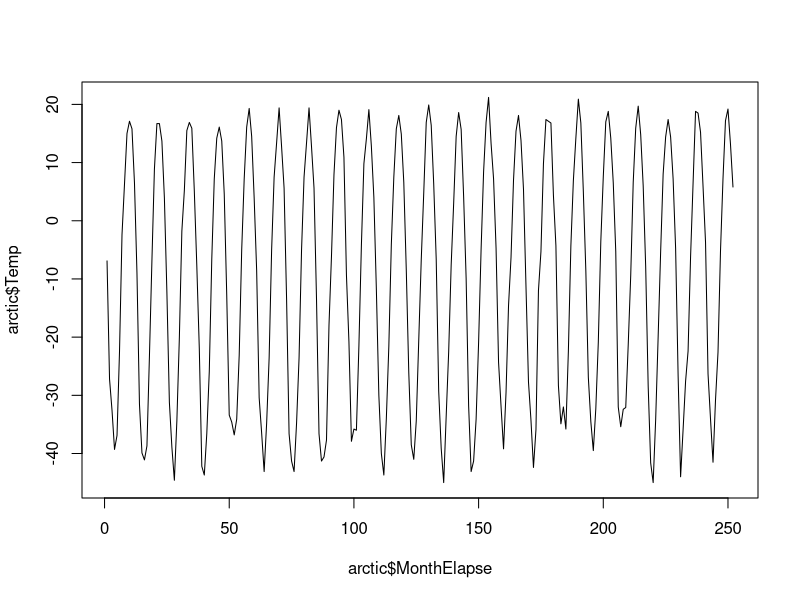
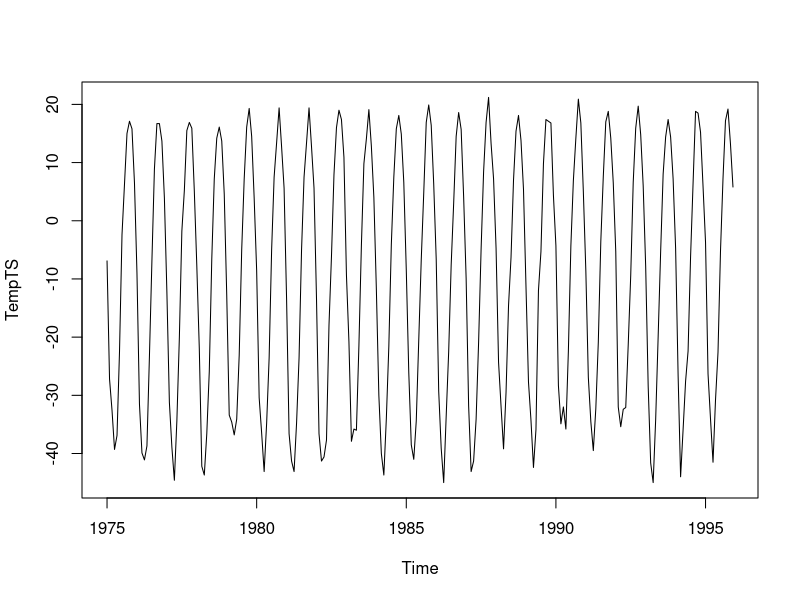
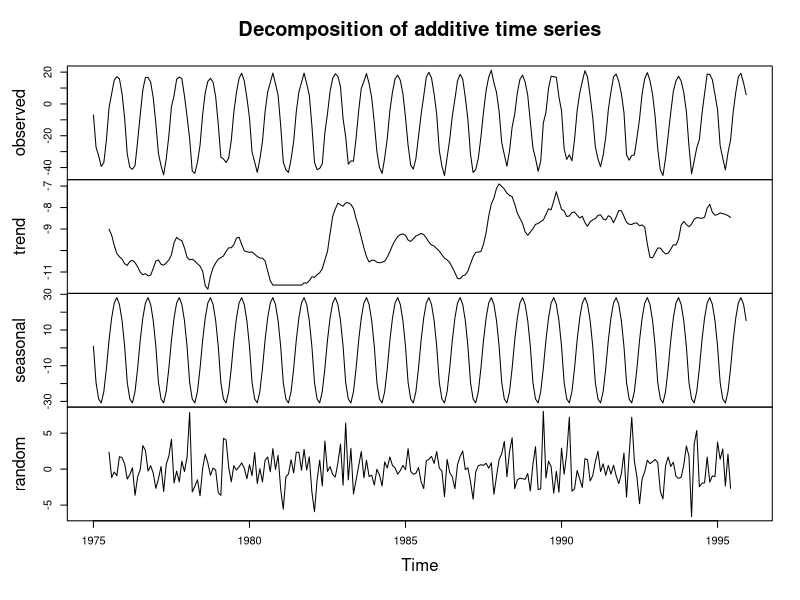
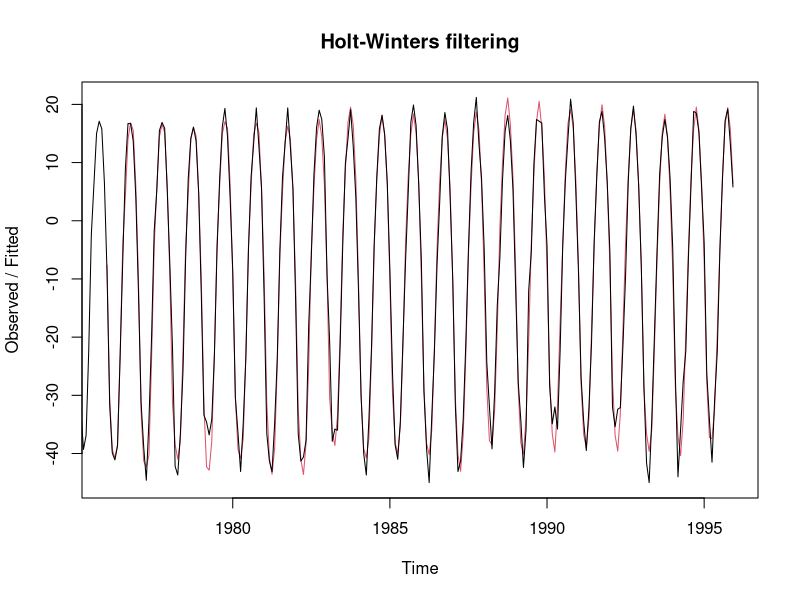
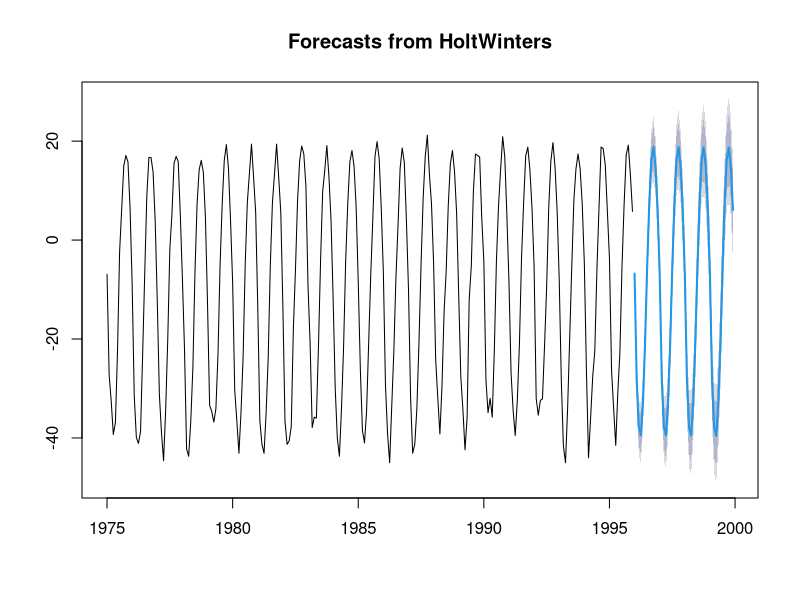
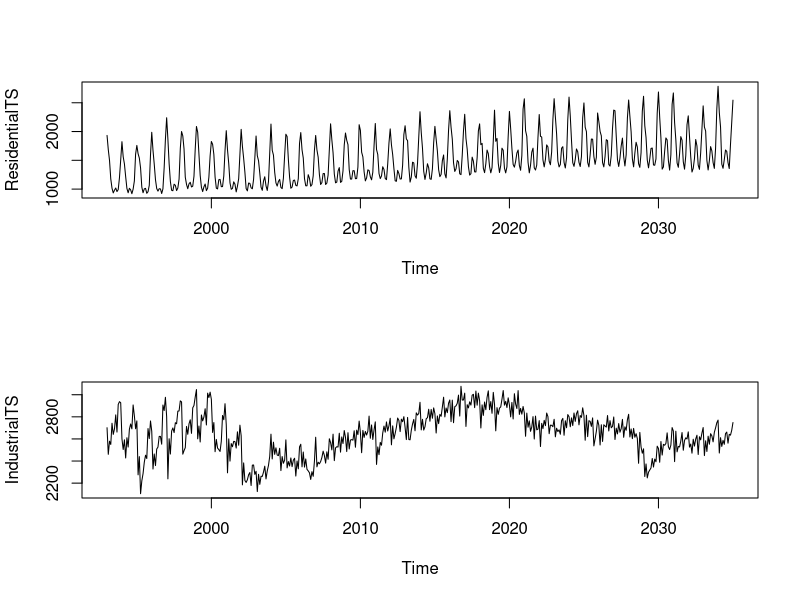
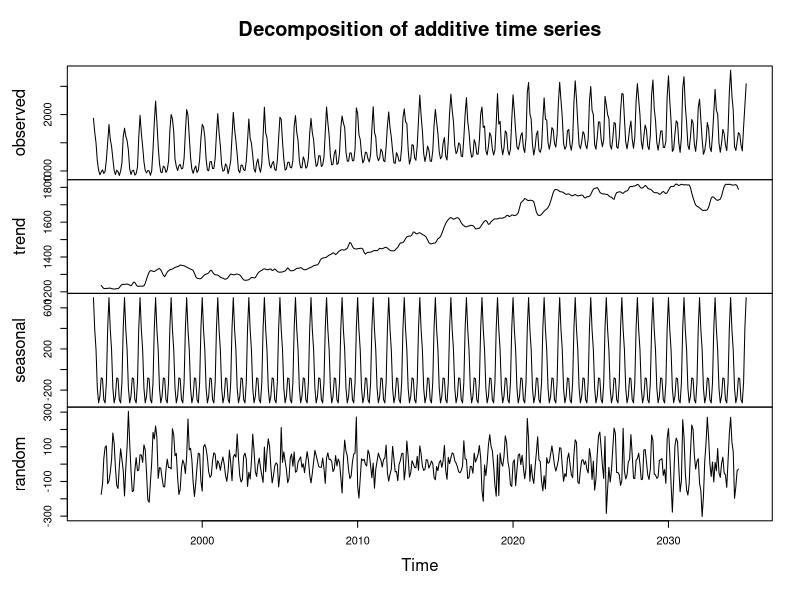
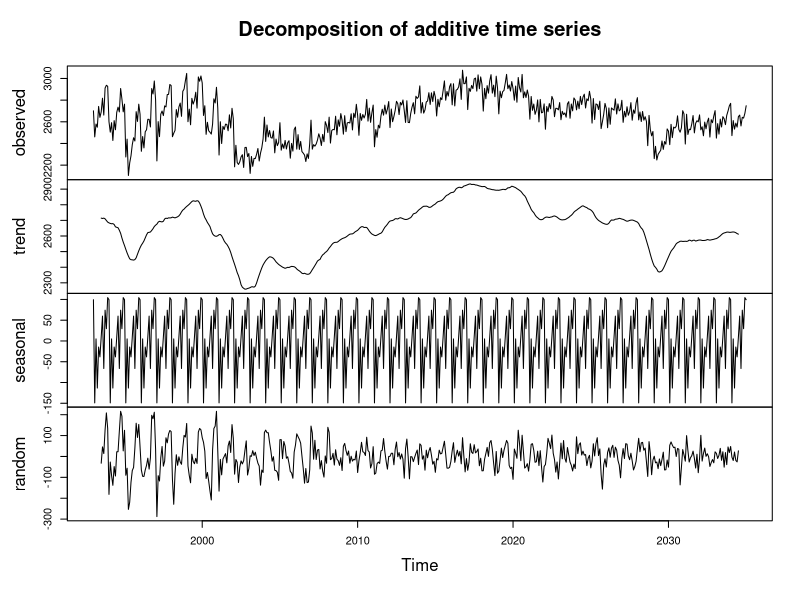

Write the R code that produced these figures, in order.
## ---- chunk 1
suppressPackageStartupMessages({
  library(forecast)
  library(tidyverse)
})
## ---- chunk 2

arctic <- read.csv("ArcticTemp.csv")

plot(arctic$MonthElapse, arctic$Temp, type="l")
## ---- chunk 3
TempData <- arctic$Temp

TempTS <- ts(data=TempData, frequency=12, start=c(1975,1))

plot(TempTS)

## ---- chunk 4
DecompTemp <- decompose(TempTS)

plot(DecompTemp)

## ---- chunk 5
Forecast <- HoltWinters(TempTS)
plot(Forecast)
## ---- chunk 6
Forecast2 <- forecast(Forecast, h=48)
plot(Forecast2)
## ---- chunk 7
#Load the data
EnergyUse <- read.csv("EnergyUse.csv")

#Convert data to time series format
ResidentialTS <- ts(EnergyUse$Residential, frequency=12, start=c(1993,1)) 
IndustrialTS <- ts(EnergyUse$Industrial, frequency=12, start=c(1993,1))

#Plot data
par(mfrow=c(2,1)) 
plot(ResidentialTS)
plot(IndustrialTS)

## ---- chunk 8
DecompRes <- decompose(ResidentialTS)
plot(DecompRes)
## ---- chunk 9
DecompInd <- decompose(IndustrialTS)
plot(DecompInd)
## ---- chunk 10
ResStationary <- DecompRes$x-DecompRes$trend
plot(ResStationary)
## ---- chunk 11
ResACF <- acf(ResStationary[7:499])
## ---- chunk 12
ResOpt=auto.arima(ResidentialTS) #This generates the parameters with a default of seasonal component
IndOpt=auto.arima(IndustrialTS, seasonal=FALSE) # This excludes the seasonal component
## ---- chunk 13

# We use arima to generate the model
ResARIMA=arima(ResidentialTS, order=c(1,0,1), seasonal=list(order=c(0,1,1)))
IndARIMA=arima(IndustrialTS, order=c(5,1,2))

# We can use histogram and qqplots to look for normality
hist(ResARIMA$residuals)
qqnorm(ResARIMA$residuals)

# And we use forecast to forecast our data
ForecastRes=forecast(ResARIMA, h=72)
ForecastInd=forecast(IndARIMA, h=72)

# And plot it
plot(ForecastRes)
plot(ForecastInd)

